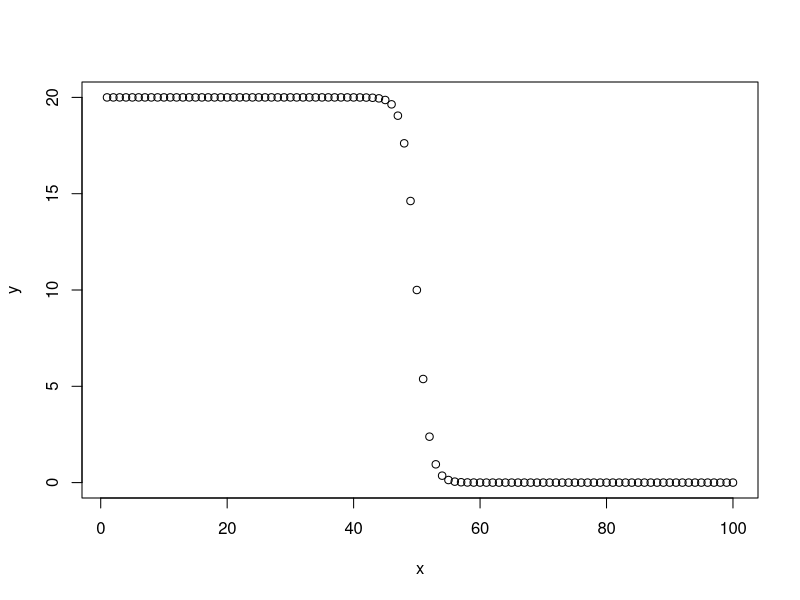
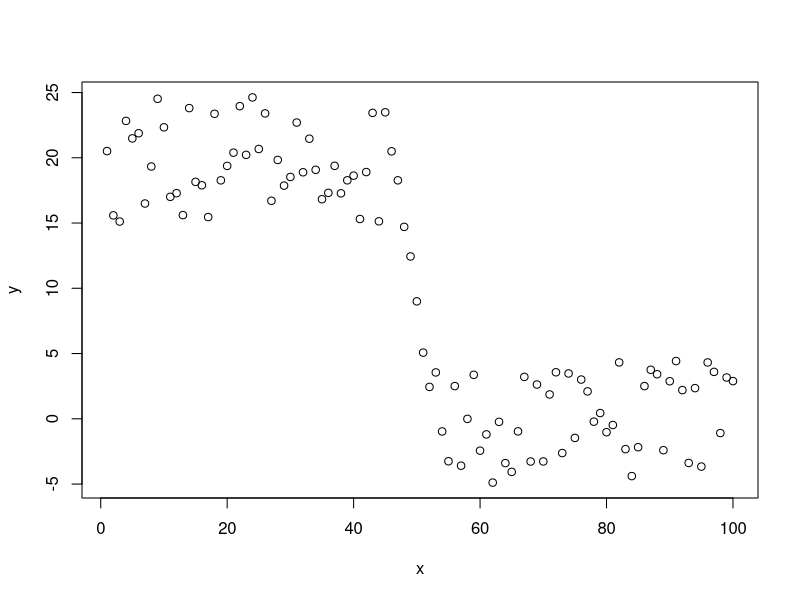

The R source for these figures, in order:
x = seq(1,100) 

y = 20/(1+exp(x-50)) 

plot(x,y) 


cor.test( ~ x + y, method = "spearman",conf.level = 0.95) 

cor.test( ~ x + y, method = "pearson",conf.level = 0.95) 


x = seq(1,100) 

y = sapply(x,function(x){(runif(1)-0.5)*10 + 20/(1+exp(x-50))})  

plot(x,y) 



cor.test( ~ x + y, method = "spearman",conf.level = 0.95) 

cor.test( ~ x + y, method = "pearson",conf.level = 0.95) 



salary=c(10,50,45,87,69,100) 

educ_level=c(1,2,3,4,5,6) 

cor.test( ~ salary + educ_level, method = "spearman",conf.level = 0.95) 